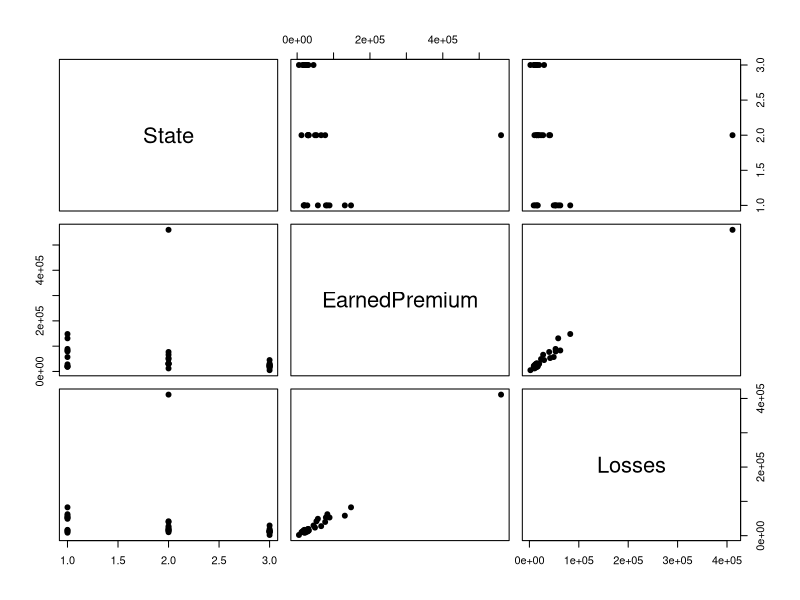
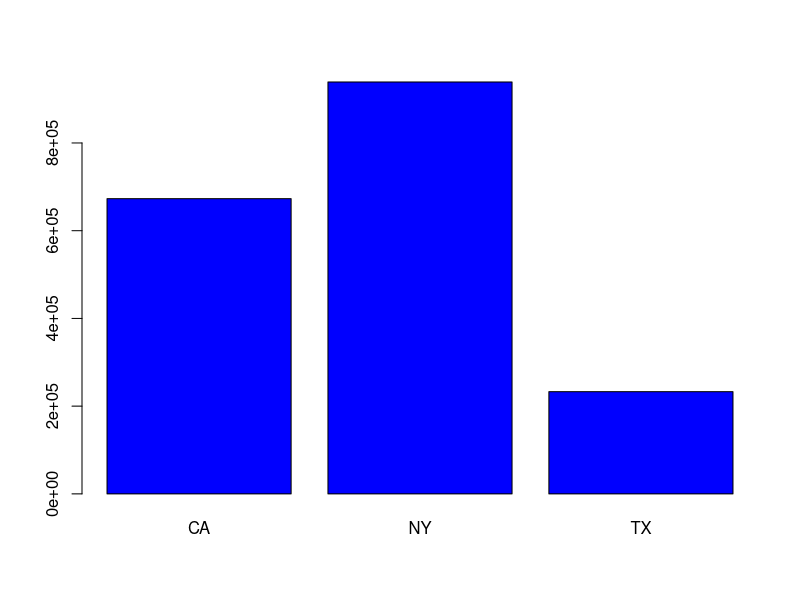
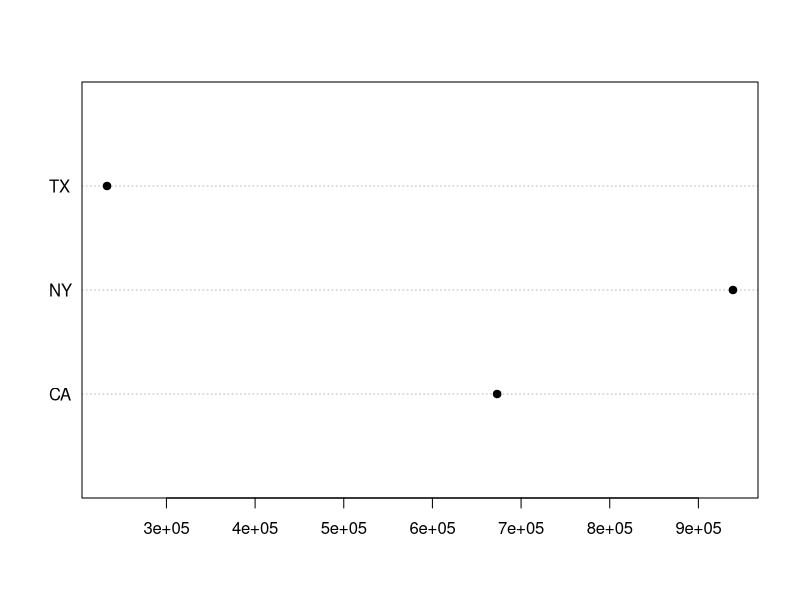

Recreate these plots in R, in order.
## ---- chunk 1
x <- 6
typeof(x)

x <- 6L
typeof(x)

x <- TRUE
typeof(x)

is.logical(x)

is.double(x)

class(x)

class(pi)
class(4L)
class(1:4)
## ---- chunk 2
x <- as.Date('2010-01-01')
class(x)
typeof(x)

# Dates don't follow US conventions.
# Don't do this:
# x <- as.Date('06-30-2010')

# But this is just fine:
x <- as.Date('30-06-2010')

x <- Sys.Date()
class(x)
## ---- chunk 3
myLogical <- TRUE
myInteger <- 1:4
myDouble <- 3.14
myCharacter <- "Hello!"

y <- myLogical + myInteger
typeof(y)
y <- myInteger + myDouble
typeof(y)
## ---- chunk 4
myVector <- 1:100
myMatrix <- matrix(myVector, nrow=10, ncol=10)

myOtherMatrix <- myVector
dim(myOtherMatrix) <- c(10,10)

identical(myMatrix, myOtherMatrix)
## ---- chunk 5
colnames(myMatrix) <- letters[1:10]
View(myMatrix)
rownames(myMatrix) <- tail(letters, 10)
View(myMatrix)
## ---- chunk 6
myMatrix[2, ]
myMatrix[, 2]
myMatrix[2]
myMatrix[22]
## ---- chunk 7
sum(myMatrix)
colSums(myMatrix)
rowSums(myMatrix)
colMeans(myMatrix)
## ---- chunk 8
x <- list()
typeof(x)
x[1] <- "Hello"
x[2] <- pi
summary(x)
str(x)
## ---- chunk 9
y <- list()
y[1] <- "Lou Reed"
y[2] <- 45

x[[3]] <- y
## ---- chunk 10
names(y) <- c("Name", "Age")
y$Name

y[[1]] <- c("Lou Reed", "Patti Smith")
y[[2]] <- c(45, 63)

y$Name
## ---- chunk 11
set.seed(1234)
State = rep(c("TX", "NY", "CA"), 10)
EarnedPremium = rlnorm(length(State), meanlog = log(50000), sdlog=1)
EarnedPremium = round(EarnedPremium, -3)
Losses = EarnedPremium * runif(length(EarnedPremium), min=0.4, max = 0.9)
## ---- chunk 12
df = data.frame(State, EarnedPremium, Losses)
## ---- chunk 13
summary(df)
str(df)
## ---- chunk 14
names(df)
colnames(df)
length(df)
dim(df)
nrow(df)
ncol(df)
## ---- chunk 15
head(df)
head(df, 2)
tail(df)
## ---- chunk 16
plot(df, pch=19)
## ---- chunk 17
order(df$EarnedPremium)
df = df[order(df$EarnedPremium), ]
## ---- chunk 18
df$LossRatio = df$EarnedPremium / df$Losses
df$LossRatio = 1 / df$LossRatio
## ---- chunk 19
df$LossRatio = NULL
df = df[, 1:2]
## ---- chunk 20
dfA = df[1:10,]
dfB = df[11:20, ]
rbind(dfA, dfB)
dfC = dfA[, 1:2]
cbind(dfA, dfC)
## ---- chunk 21
dfRateChange = data.frame(State =c("TX", "CA", "NY"), RateChange = c(.05, -.1, .2))
df = merge(df, dfRateChange)
## ---- chunk 22
df$LossRation = with(df, Losses / EarnedPremium)
names(df)
colnames(df)[4] = "Loss Ratio"
colnames(df)
## ---- chunk 23
dfTX = subset(df, State == "TX")
dfBigPolicies = subset(df, EarnedPremium >= 50000)
## ---- chunk 24
dfTX = df[df$State == "TX", ]
dfBigPolicies = df[df$EarnedPremium >= 50000, ]
## ---- chunk 25
whichState = df$State == "TX"
dfTX = df[whichState, ]

whichEP = df$EarnedPremium >= 50000
dfBigPolicies = df[whichEP, ]
## ---- chunk 26
sum(df$EarnedPremium)
sum(df$EarnedPremium[df$State == "TX"])

aggregate(df[,-1], list(df$State), sum)
## ---- chunk 27
dfByState = aggregate(df$EarnedPremium, list(df$State), sum)
colnames(dfByState) = c("State", "EarnedPremium")
barplot(dfByState$EarnedPremium, names.arg=dfByState$State, col="blue")
## ---- chunk 28
dotchart(dfByState$EarnedPremium, dfByState$State, pch=19)
